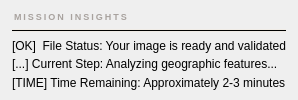
        <widget class="QFrame" name="groupbox_insights">
         <property name="styleSheet"><string>QFrame#groupbox_insights { background: #ffffff; border: 1px solid #ece4d8; border-bottom: 2px solid #e3d6c4; border-radius: 12px; } QLabel { background: transparent; border: none; }</string></property>
         <layout class="QVBoxLayout" name="vl_insights">
          <property name="spacing"><number>4</number></property>
          <property name="leftMargin"><number>12</number></property>
          <property name="topMargin"><number>10</number></property>
          <property name="rightMargin"><number>12</number></property>
          <property name="bottomMargin"><number>10</number></property>
          <item>
           <widget class="QLabel">
            <property name="text"><string>MISSION INSIGHTS</string></property>
            <property name="styleSheet"><string>font-size: 9px; font-weight: bold; letter-spacing: 2px; color: #a8a29e; padding-bottom: 2px;</string></property>
           </widget>
          </item>
          <item>
           <widget class="QFrame">
            <property name="frameShape"><enum>QFrame::HLine</enum></property>
            <property name="frameShadow"><enum>QFrame::Plain</enum></property>
            <property name="styleSheet"><string>background: #f0ece6; max-height: 1px; margin-bottom: 2px;</string></property>
           </widget>
          </item>
          <item>
           <widget class="QLabel" name="label_insight_quality">
            <property name="text"><string>[OK]  File Status: Your image is ready and validated</string></property>
           </widget>
          </item>
          <item>
           <widget class="QLabel" name="label_insight_speed">
            <property name="text"><string>[...] Current Step: Analyzing geographic features...</string></property>
           </widget>
          </item>
          <item>
           <widget class="QLabel" name="label_insight_eta">
            <property name="text"><string>[TIME] Time Remaining: Approximately 2-3 minutes</string></property>
           </widget>
          </item>
         </layout>
        </widget>
